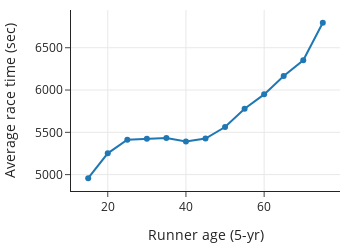

Notebook code cell kept with this figure:
### Markdown cell above
## Observational Studies

We need to be particularly cautious with data that do not form a census or scientific sample.
We should also take care with cross-sectional studies, whether from a census or scientific sample. For this example, we revisit the data from the Cherry Blossom 10-mile run.
Earlier in this chapter, we made a smoothed curve to examine the relationship between race time and age.
We reproduce this plot here to highlight a potential pitfall in interpretation:

### Code cell
times = (
    runners_over_17.assign(age_5yr=runners_over_17['age'] // 5 * 5)
    .groupby('age_5yr')['time'].mean().reset_index()
)

px.line(times, x='age_5yr', y='time',
        labels={'time':"Average race time (sec)", 'age_5yr':"Runner age (5-yr)"},
        markers=True, 
        width=350, height=250)

### Figure 1 — Plotly figure (JSON) as saved in the notebook; plotly's stock layout.template omitted (floating-point values rounded to 4 significant figures)
{"data": [{"hovertemplate": "Runner age (5-yr)=%{x}<br>Average race time (sec)=%{y}<extra></extra>", "legendgroup": "", "line": {"color": "#1F77B4", "dash": "solid"}, "marker": {"symbol": "circle"}, "mode": "lines+markers", "name": "", "orientation": "v", "showlegend": false, "type": "scatter", "x": [15, 20, 25, 30, 35, 40, 45, 50, 55, 60, 65, 70, 75], "xaxis": "x", "y": [4958.0, 5252.0, 5413.0, 5424.0, 5433.0, 5393.0, 5426.0, 5562.0, 5779.0, 5949.0, 6165.0, 6352.0, 6795.0], "yaxis": "y"}], "layout": {"height": 250, "legend": {"tracegroupgap": 0}, "width": 350, "xaxis": {"anchor": "y", "autorange": true, "domain": [0, 1], "range": [10.6, 79.4], "title": {"text": "Runner age (5-yr)"}, "type": "linear"}, "yaxis": {"anchor": "x", "autorange": true, "domain": [0, 1], "range": [4806.0, 6946.0], "title": {"text": "Average race time (sec)"}, "type": "linear"}}}
